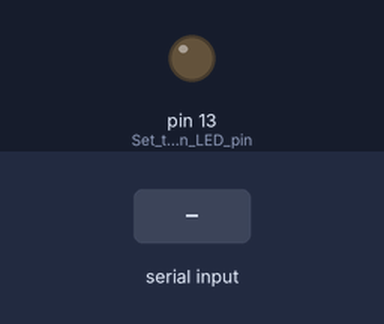
A sketch run on a simulated Arduino Uno, built with avr-gcc and run on an emulated ATmega328P. On the bench: output pins drawn as LEDs (lit = HIGH). Inputs (shaded band) come from the test bench. Pins used as bus, display or sensor lines are not drawn.

Above: at 1.2 s.
1.3 s: "1\n" received over Serial
At 1.8 s:
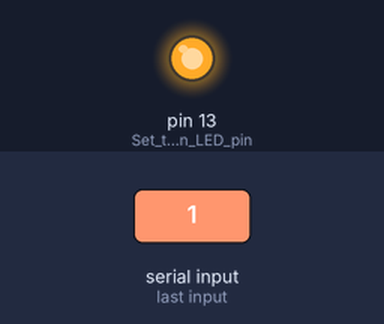
2.8 s: "0\n" received over Serial
At 4.1 s:
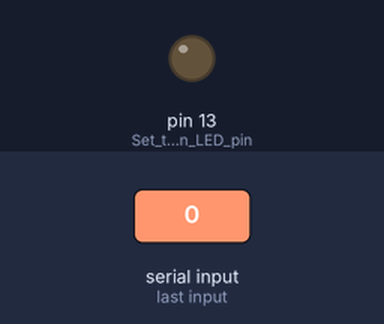
Timing chart, 0 to 5.8 s (numbered marks = the images above; inputs shaded):
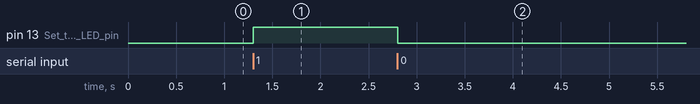

The sketch:

trigger_arduino.ino
```cpp
bool trigger_state = false;
int trigger_pin = A5;

// This Arduino sketch is designed to control a trigger pin and the built-in LED based on serial input.
// The trigger pin is set to HIGH (5V) when the serial port receives a 1, and LOW (0V) when it receives a 0.
// The built-in LED is turned on when the trigger pin is HIGH, and off when it is LOW.
// The serial port must be initialized with a baud rate of 9600.

void setup() {
    Serial.begin(9600);        // Initialize Serial communication with 9600
    pinMode(A5, OUTPUT); // Set the pin as an output
    pinMode(LED_BUILTIN, OUTPUT); // Set the built-in LED pin as an output
}

void loop() {
    if (Serial.available() > 0) {
        String value = Serial.readStringUntil('\n');  // Read until newline
        int intValue = value.toInt();
        if (intValue == 1) {
            trigger_state = true;
        } else if (intValue == 0) {
            trigger_state = false;
        }
    }
    if (trigger_state) {
        digitalWrite(trigger_pin, HIGH);  // Set pin to 5V
        digitalWrite(LED_BUILTIN, HIGH); // Turn on the built-in LED
        // Serial.println("Trigger sent");
    } else {
        digitalWrite(trigger_pin, LOW);   // Set pin to 0V
        digitalWrite(LED_BUILTIN, LOW); // Turn off the built-in LED
    }
}
```

Measured:
- after the input at 1.3 s, pin 13 (Set_the_built-in_LED_pin): LOW → HIGH at once
- after the input at 2.8 s, pin 13 (Set_the_built-in_LED_pin): HIGH → LOW at once
